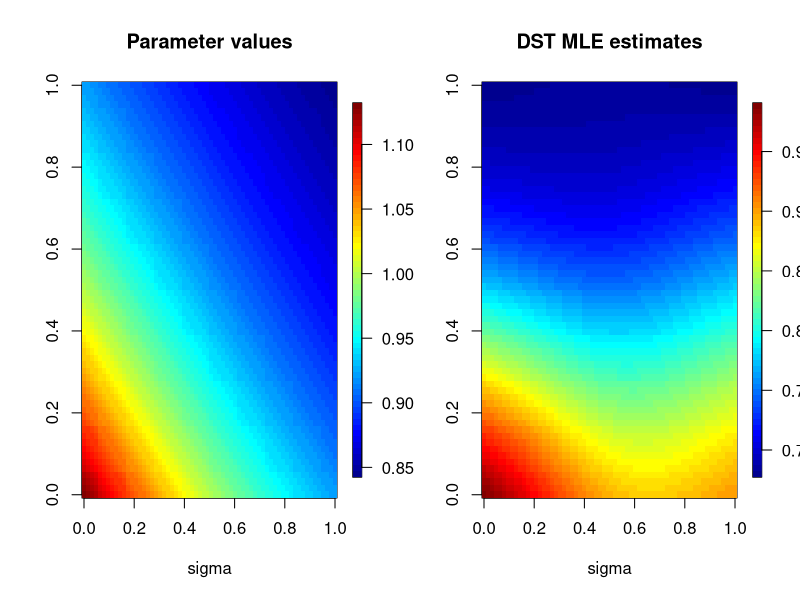

Write the R code that produced this figure.
library(fields)

N = 10000
x <- seq(0,1, length.out = 100)
y <- seq(0,1, length.out = 100)
d1 <- expand.grid(x = x, y = y)
X = d1$x              # X, Y co-ordinates getting generated here
Y = d1$y

co_ords = data.frame(X = X, Y = Y) 

k = function(u1,u2,h){
  distance = ((u1[1] - u2[1])^2) + ((u1[2] - u2[2])^2)
  return(exp(-distance/(2*h)))
}


nod_points = list(n1 = c(0.165,0.165), n2 = c(0.165,0.495), n3 = c(0.165,0.825),
                  n4 = c(0.495,0.165),n5 = c(0.495,0.495),n6 = c(0.495,0.825),
                  n7 = c(0.825,0.165),n8 = c(0.825,0.495),n9 = c(0.825,0.825))

param_est = function(u,nod_points,sigma,h){
  k_part = rep(NA,4)
  for(i in 1:9){
    
    k_part[i] = k(u,unlist(nod_points[i],use.names = FALSE),h)
  }
  sum_k = sum(k_part)
  param_est1 = 0
  for(i in 1:9){
    param_est1 = param_est1 + (sigma[i]*(k_part[i]/sum_k))
  }
  return(param_est1)
}

estimation_vec = function(param,nod_points, sigma_l, h ){
  count = 0
  original_param_vec = rep(NA,N)
  param_est_vec = rep(NA,N)
  for(i in 1:N){
    u1<- unlist(co_ords[i,],use.names = FALSE)
    original_param_vec[i] = param(u1)
    param_est_vec[i] = param_est(u1,nod_points,sigma_l,h)
    count = count +1
    if(count %% 50 == 0)print(count)
  }
  return(list(original = original_param_vec, estimated = param_est_vec))
}

# function for partial sill
sigma = function(u){
  return((0.33 * exp(-(u[1]+u[2]))) + 0.8)
}  

##########################################################################
####### exact MLE
## Sigma estimate
sigma_node = c(1.3582995, 
               0.4790440 ,
               0.4355629,
               0.7239371 ,
               0.3554572 ,
               0.5093547 ,
               0.9539438 ,
               0.6456552 ,
               0.4004263 )
sigma_node = sqrt(sigma_node)

exact_sigma_estimation_vec = estimation_vec(sigma, nod_points, sigma_node, h = 0.09)


par(mfrow=c(1,2))

# original parameter values 
quilt.plot(d1$x,d1$y, exact_sigma_estimation_vec$original, main = 
             "Parameter values", xlab = "sigma")

# MLE exact estimates using ExaGeoStatR
quilt.plot(d1$x,d1$y, exact_sigma_estimation_vec$estimated, main = 
             "DST MLE estimates", xlab = "sigma")
